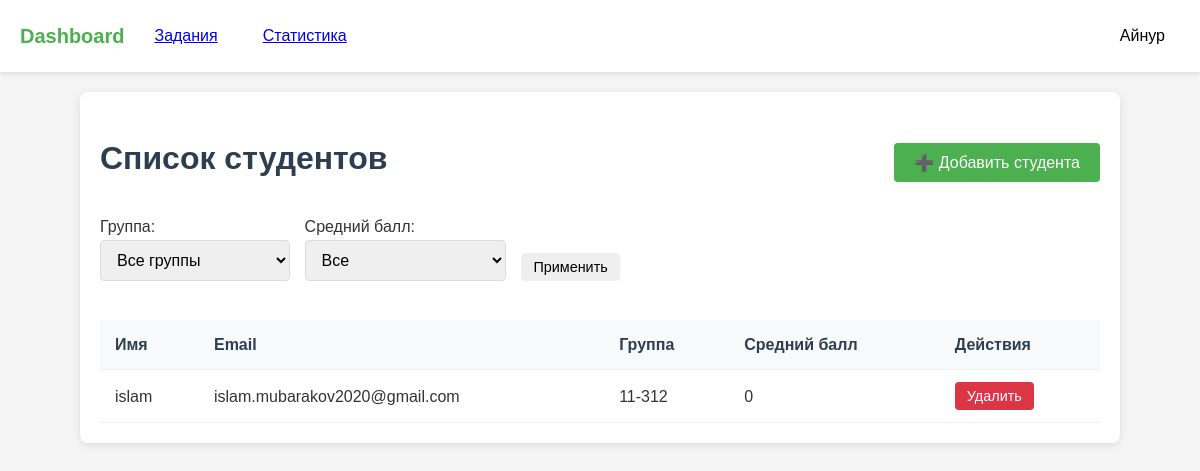
/students (signed in), run on the app's committed database.
### models.py (models this page shows)
class User(UserMixin, db.Model):
    id = db.Column(db.Integer, primary_key=True)
    name = db.Column(db.String(150))
    email = db.Column(db.String(150), unique=True)
    password = db.Column(db.String(150))
    role = db.Column(db.String(50))  # 'student' or 'teacher'
    group = db.Column(db.String(50))
    first_name = db.Column(db.String(150))
    last_name = db.Column(db.String(150))
    age = db.Column(db.Integer)
    gender = db.Column(db.String(10))  # 'male', 'female', 'other'
    students = db.relationship(
        'User',
        secondary=teacher_student,
        primaryjoin=(id == teacher_student.c.teacher_id),
        secondaryjoin=(id == teacher_student.c.student_id),
        backref=db.backref('teachers', lazy='dynamic'),
        lazy='dynamic'
    )

### main.py (the view, shortened to what this page needs)
@main.route('/students')
@login_required
def students():
    if current_user.role != 'teacher':
        abort(403)
    group_filter = request.args.get('group', '').strip()
    score_filter = request.args.get('score', '')
    students_query = current_user.students.order_by(User.name.asc())
    if group_filter:
        students_query = students_query.filter_by(group=group_filter)
    students = students_query.all()
    all_groups = [g[0] for g in db.session.query(User.group).distinct() if g[0]]
    avg_scores = {}
    for student in students:
        submissions = Submission.query.filter_by(student_id=student.id).all()
        scores = [s.score for s in submissions if s.score is not None]
        avg_scores[student.id] = round(sum(scores) / len(scores), 2) if scores else 0
    return render_template('students.html', students=students, all_groups=all_groups, avg_scores=avg_scores,
                           group_filter=group_filter, score_filter=score_filter)

### app.py (called while the page is built)
def create_app():
    app = Flask(__name__)
    app.config['SECRET_KEY'] = 'your_secret_key'
    app.config['SQLALCHEMY_DATABASE_URI'] = 'sqlite:///data.db'
    app.config['SQLALCHEMY_TRACK_MODIFICATIONS'] = False
    app.config['TEMPLATES_AUTO_RELOAD'] = True
    db.init_app(app)
    login_manager.init_app(app)
    login_manager.login_view = 'auth.login'
    from models import User
    @login_manager.user_loader
    def load_user(user_id):
        return User.query.get(int(user_id))
    from auth import auth as auth_blueprint
    app.register_blueprint(auth_blueprint)
    from main import main as main_blueprint
    app.register_blueprint(main_blueprint)
    return app

### templates/students.html (shortened to what this page needs)
{% extends "base.html" %}
{% block content %}
<div class="students-management-container">
    <div style="display: flex; justify-content: space-between; align-items: center;">
        <h1 class="page-title">Список студентов</h1>
        <button class="btn btn-primary" onclick="toggleAddForm()">➕ Добавить студента</button>
    </div>
    <form method="get" class="filter-section" style="display: flex; gap: 15px; align-items: flex-end; margin-bottom: 20px;">
        <div>
            <label for="group">Группа:</label>
            <select name="group" id="group" class="form-input">
                <option value="">Все группы</option>
            </select>
        </div>
        <div>
            <label for="score">Средний балл:</label>
            <select name="score" id="score" class="form-input">
                <option value="">Все</option>
            </select>
        </div>
        <button type="submit" class="btn btn-small">Применить</button>
    </form>
    <div class="students-table-container mt-3">
        <table class="students-table" id="studentsTable">
            <thead>
                <tr>
                    <th>Имя</th>
                    <th>Email</th>
                    <th>Группа</th>
                    <th>Средний балл</th>
                    <th>Действия</th>
                </tr>
            </thead>
            <tbody>
                {% for student in students %}
                <tr>
                    <td>{{ student.name }}</td>
                    <td>{{ student.email }}</td>
                    <td>{{ student.group if student.group else '—' }}</td>
                    <td>
                        {% if avg_scores[student.id] is not none %}
                            {{ avg_scores[student.id] }}
                        {% else %}
                            —
                        {% endif %}
                    </td>
                    <td class="actions-cell">
                        <form method="POST" action="{{ url_for('main.delete_student', student_id=student.id) }}" onsubmit="return confirm('Удалить этого студента?');">
                            <button type="submit" class="btn btn-danger btn-small">Удалить</button>
                        </form>
                    </td>
                </tr>
                {% endfor %}
            </tbody>
        </table>
    </div>
</div>
{% endblock %}

### templates/base.html (shortened to what this page needs)
<!DOCTYPE html>
<html lang="ru">
<head>
    <link rel="stylesheet" href="../static/style.css">
</head>
<body>
    <header class="header">
        <nav class="navbar">
            <div class="nav-left">
                <a href="{{ url_for('main.dashboard') }}" class="logo">Dashboard</a>
                {% if current_user.is_authenticated %}
                    {% if current_user.role == 'teacher' %}
                        <a href="{{ url_for('main.create_assignment') }}" class="nav-btn">Задания</a>
                    {% else %}
                        <a href="{{ url_for('main.assignments_list') }}" class="nav-btn">Задания</a>
                    {% endif %}
                    <a href="{{ url_for('main.statistics') }}" class="nav-btn">Статистика</a>
                {% endif %}
            </div>
            <div class="nav-right">
                {% if current_user.is_authenticated %}
                <div class="profile-dropdown">
                    <button class="nav-btn profile-btn">{{ current_user.name }}{% if current_user.last_name %} {{ current_user.last_name }}{% endif %}</button>
                </div>
                {% else %}
                <a href="{{ url_for('auth.login') }}" class="nav-btn">Вход</a>
                {% endif %}
            </div>
        </nav>
    </header>
    <main>
        {% block content %}{% endblock %}
    </main>
</body>
</html>

### static/style.css (style rules this page uses)
:root { --primary-color: #4CAF50; --primary-hover: #45a049; --danger-color: #dc3545; --danger-hover: #c82333; --text-color: #333; --light-gray: #f8f9fa; --medium-gray: #e9ecef; --dark-gray: #6c757d; --shadow: 0 2px 10px rgba(0, 0, 0, 0.1); }
body { margin: 0; font-family: 'Arial', sans-serif; background-color: #f5f5f5; color: var(--text-color); line-height: 1.6; }
.navbar { display: flex; justify-content: space-between; align-items: center; padding: 15px 20px; background-color: white; box-shadow: 0 2px 4px rgba(0, 0, 0, 0.1); }
.nav-left, .nav-right { display: flex; align-items: center; gap: 15px; }
.logo { font-size: 1.25rem; font-weight: bold; color: var(--primary-color); text-decoration: none; transition: color 0.3s; }
.nav-btn { padding: 8px 15px; background: none; border: none; cursor: pointer; font-size: 1rem; border-radius: 4px; transition: all 0.3s; }
.profile-dropdown { position: relative; }
.form-input { width: 100%; padding: 10px 12px; border: 1px solid #ddd; border-radius: 4px; font-size: 1rem; transition: border 0.3s; }
.btn { display: inline-block; padding: 10px 20px; border: none; border-radius: 4px; font-size: 1rem; cursor: pointer; text-align: center; transition: background 0.3s; }
.btn-primary { background-color: var(--primary-color); color: white; }
.btn-danger { background-color: var(--danger-color); color: white; }
.btn-small { padding: 6px 12px; font-size: 0.9rem; }
.students-management-container { max-width: 1000px; margin: 20px auto; padding: 20px; background: white; border-radius: 8px; box-shadow: 0 2px 10px rgba(0, 0, 0, 0.1); }
.page-title { color: #2c3e50; text-align: center; margin-bottom: 30px; }
.students-table-container { overflow-x: auto; }
.students-table { width: 100%; border-collapse: collapse; margin-top: 15px; }
.students-table th, .students-table td { padding: 12px 15px; text-align: left; border-bottom: 1px solid #ecf0f1; }
.students-table th { background-color: #f8f9fa; font-weight: 600; color: #2c3e50; }
.actions-cell { white-space: nowrap; }
.mt-3 { margin-top: 1.5rem; }

### data on the page
User: name "Айнур"
User: name "islam", email "islam.mubarakov2020@gmail.com", group "11-312", avg_scores "0"
